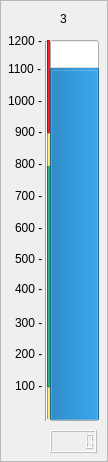
             <widget class="QFrame" name="frame_45">
              <property name="frameShape">
               <enum>QFrame::StyledPanel</enum>
              </property>
              <property name="frameShadow">
               <enum>QFrame::Raised</enum>
              </property>
              <widget class="QLCDNumber" name="lcdNumber_exhaust_temp_bbar">
               <property name="enabled">
                <bool>false</bool>
               </property>
               <property name="geometry">
                <rect>
                 <x>50</x>
                 <y>430</y>
                 <width>47</width>
                 <height>23</height>
                </rect>
               </property>
               <property name="sizePolicy">
                <sizepolicy hsizetype="Fixed" vsizetype="Minimum">
                 <horstretch>0</horstretch>
                 <verstretch>0</verstretch>
                </sizepolicy>
               </property>
               <property name="maximumSize">
                <size>
                 <width>48</width>
                 <height>16777215</height>
                </size>
               </property>
               <property name="layoutDirection">
                <enum>Qt::LeftToRight</enum>
               </property>
              </widget>
              <widget class="Line" name="line_64">
               <property name="geometry">
                <rect>
                 <x>47</x>
                 <y>164</y>
                 <width>3</width>
                 <height>223</height>
                </rect>
               </property>
               <property name="minimumSize">
                <size>
                 <width>0</width>
                 <height>0</height>
                </size>
               </property>
               <property name="maximumSize">
                <size>
                 <width>5</width>
                 <height>16777215</height>
                </size>
               </property>
               <property name="styleSheet">
                <string notr="true">background-color: rgb(38, 162, 105);</string>
               </property>
               <property name="orientation">
                <enum>Qt::Vertical</enum>
               </property>
              </widget>
              <widget class="QProgressBar" name="exhaust_temp_bbar">
               <property name="geometry">
                <rect>
                 <x>50</x>
                 <y>40</y>
                 <width>49</width>
                 <height>381</height>
                </rect>
               </property>
               <property name="styleSheet">
                <string notr="true"/>
               </property>
               <property name="maximum">
                <number>1200</number>
               </property>
               <property name="value">
                <number>1100</number>
               </property>
               <property name="textVisible">
                <bool>false</bool>
               </property>
               <property name="orientation">
                <enum>Qt::Vertical</enum>
               </property>
              </widget>
              <widget class="Line" name="line_65">
               <property name="geometry">
                <rect>
                 <x>45</x>
                 <y>41</y>
                 <width>2</width>
                 <height>380</height>
                </rect>
               </property>
               <property name="orientation">
                <enum>Qt::Vertical</enum>
               </property>
              </widget>
              <widget class="QLabel" name="label_269">
               <property name="geometry">
                <rect>
                 <x>15</x>
                 <y>378</y>
                 <width>28</width>
                 <height>16</height>
                </rect>
               </property>
               <property name="text">
                <string>100 -</string>
               </property>
              </widget>
              <widget class="QLabel" name="label_270">
               <property name="geometry">
                <rect>
                 <x>15</x>
                 <y>346</y>
                 <width>28</width>
                 <height>16</height>
                </rect>
               </property>
               <property name="text">
                <string>200 -</string>
               </property>
              </widget>
              <widget class="QLabel" name="label_271">
               <property name="geometry">
                <rect>
                 <x>15</x>
                 <y>315</y>
                 <width>28</width>
                 <height>16</height>
                </rect>
               </property>
               <property name="text">
                <string>300 -</string>
               </property>
              </widget>
              <widget class="QLabel" name="label_272">
               <property name="geometry">
                <rect>
                 <x>15</x>
                 <y>281</y>
                 <width>28</width>
                 <height>16</height>
                </rect>
               </property>
               <property name="text">
                <string>400 -</string>
               </property>
              </widget>
              <widget class="QLabel" name="label_273">
               <property name="geometry">
                <rect>
                 <x>15</x>
                 <y>251</y>
                 <width>28</width>
                 <height>16</height>
                </rect>
               </property>
               <property name="text">
                <string>500 -</string>
               </property>
              </widget>
              <widget class="QLabel" name="label_274">
               <property name="geometry">
                <rect>
                 <x>15</x>
                 <y>220</y>
                 <width>28</width>
                 <height>16</height>
                </rect>
               </property>
               <property name="text">
                <string>600 -</string>
               </property>
              </widget>
              <widget class="QLabel" name="label_275">
               <property name="geometry">
                <rect>
                 <x>15</x>
                 <y>188</y>
                 <width>28</width>
                 <height>16</height>
                </rect>
               </property>
               <property name="text">
                <string>700 -</string>
               </property>
              </widget>
              <widget class="QLabel" name="label_276">
               <property name="geometry">
                <rect>
                 <x>15</x>
                 <y>156</y>
                 <width>28</width>
                 <height>16</height>
                </rect>
               </property>
               <property name="text">
                <string>800 -</string>
               </property>
              </widget>
              <widget class="QLabel" name="label_277">
               <property name="geometry">
                <rect>
                 <x>15</x>
                 <y>124</y>
                 <width>28</width>
                 <height>16</height>
                </rect>
               </property>
               <property name="text">
                <string>900 -</string>
               </property>
              </widget>
              <widget class="QLabel" name="label_278">
               <property name="geometry">
                <rect>
                 <x>8</x>
                 <y>93</y>
                 <width>37</width>
                 <height>16</height>
                </rect>
               </property>
               <property name="text">
                <string>1000 -</string>
               </property>
              </widget>
              <widget class="QLabel" name="label_279">
               <property name="geometry">
                <rect>
                 <x>8</x>
                 <y>61</y>
                 <width>37</width>
                 <height>16</height>
                </rect>
               </property>
               <property name="text">
                <string>1100 -</string>
               </property>
              </widget>
              <widget class="QLabel" name="label_280">
               <property name="geometry">
                <rect>
                 <x>8</x>
                 <y>33</y>
                 <width>37</width>
                 <height>16</height>
                </rect>
               </property>
               <property name="text">
                <string>1200 -</string>
               </property>
              </widget>
              <widget class="Line" name="line_66">
               <property name="geometry">
                <rect>
                 <x>47</x>
                 <y>133</y>
                 <width>3</width>
                 <height>33</height>
                </rect>
               </property>
               <property name="minimumSize">
                <size>
                 <width>0</width>
                 <height>0</height>
                </size>
               </property>
               <property name="maximumSize">
                <size>
                 <width>5</width>
                 <height>16777215</height>
                </size>
               </property>
               <property name="styleSheet">
                <string notr="true">background-color: rgb(248, 228, 92);</string>
               </property>
               <property name="orientation">
                <enum>Qt::Vertical</enum>
               </property>
              </widget>
              <widget class="Line" name="line_67">
               <property name="geometry">
                <rect>
                 <x>47</x>
                 <y>40</y>
                 <width>3</width>
                 <height>93</height>
                </rect>
               </property>
               <property name="minimumSize">
                <size>
                 <width>0</width>
                 <height>0</height>
                </size>
               </property>
               <property name="maximumSize">
                <size>
                 <width>5</width>
                 <height>16777215</height>
                </size>
               </property>
               <property name="styleSheet">
                <string notr="true">background-color: rgb(224, 27, 36);</string>
               </property>
               <property name="orientation">
                <enum>Qt::Vertical</enum>
               </property>
              </widget>
              <widget class="QLabel" name="label_281">
               <property name="geometry">
                <rect>
                 <x>60</x>
                 <y>10</y>
                 <width>14</width>
                 <height>17</height>
                </rect>
               </property>
               <property name="text">
                <string>3</string>
               </property>
              </widget>
              <widget class="Line" name="line_69">
               <property name="geometry">
                <rect>
                 <x>47</x>
                 <y>387</y>
                 <width>3</width>
                 <height>32</height>
                </rect>
               </property>
               <property name="minimumSize">
                <size>
                 <width>0</width>
                 <height>0</height>
                </size>
               </property>
               <property name="maximumSize">
                <size>
                 <width>5</width>
                 <height>16777215</height>
                </size>
               </property>
               <property name="styleSheet">
                <string notr="true">background-color: rgb(248, 228, 92);</string>
               </property>
               <property name="orientation">
                <enum>Qt::Vertical</enum>
               </property>
              </widget>
             </widget>
